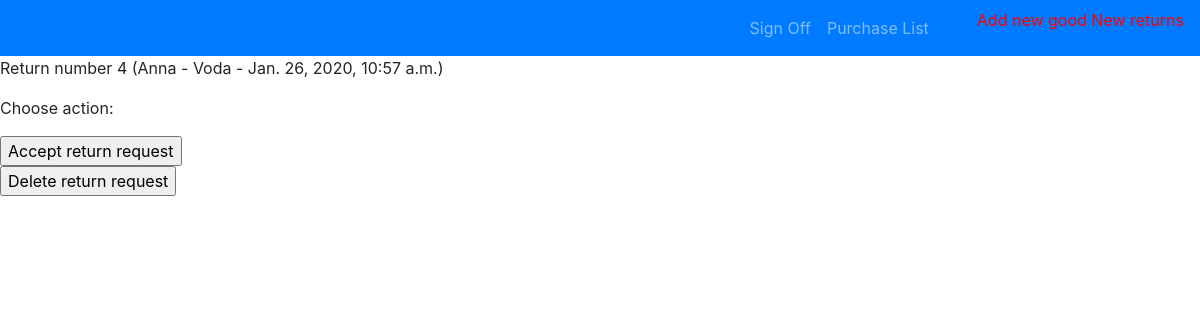
Screenshot of /return_list/ (signed in) with the database file from the repository.
### shop/models.py (models this page shows)
class Return(models.Model):
    info_about_purchase = models.ForeignKey(Purchase, on_delete=models.CASCADE)
    time_of_return = models.DateTimeField(default=timezone.now)

class Purchase(models.Model):
    info_about_good = models.ForeignKey(Good, on_delete=models.CASCADE)
    info_about_customer = models.ForeignKey(User, on_delete=models.CASCADE)
    quantity_of_goods = models.PositiveIntegerField()
    time_of_purchase = models.DateTimeField(default=timezone.now)

class Good(models.Model):
    title = models.CharField(max_length=150)
    description = models.CharField(max_length=500)
    price = models.PositiveIntegerField()
    photo = models.ImageField(upload_to='pic_folder/', blank=True, null=True)
    in_stock = models.PositiveIntegerField()

### authentication/models.py (models this page shows)
class User(AbstractUser):
    wallet = models.IntegerField(default=10000)

### shop/views.py (the view)
# urls.py: path('return_list/', ReturnListView.as_view(), name='return_list'),
class ReturnListView(ListView):
    template_name = 'shop/return_list.html'
    model = Return
    paginate_by = 20
    context_object_name = 'posts'
    def get_context_data(self, *, object_list=None, **kwargs):
        context = super().get_context_data(object_list=None, **kwargs)
        context.update(
            {'new_return': NewReturnForm,
             'return': Return,
             'new_purchase': NewPurchaseForm
             }
        )
        return context

### templates/shop/return_list.html (shortened to what this page needs)
{% extends 'base.html' %}
{% block content %}
        <div>
            {% if request.user.is_superuser %}
                {% for return in object_list %}
                <p>Return number {{ return.id }} ({{ return.info_about_purchase.info_about_customer.first_name }} - {{ return.info_about_purchase.info_about_good.title }} - {{ return.time_of_return }})</p>
                    <p>Choose action:</p>
                    <form action="{% url 'accept_return' return.id %}" method="post">
                    <input type="submit" value="Accept return request">
                    </form>
                    <form action="{% url 'delete_return' return.id %}" method="post">
                    <input type="submit" value="Delete return request">
                    </form>
                {% endfor %}
            {% else %}
            <p>Access denied</p>
            {% endif %}
        </div>
{% endblock %}

### rows the page displays
Return: id "4", info_about_purchase.info_about_customer.first_name "Anna", info_about_purchase.info_about_good "Voda", time_of_return "Jan. 26, 2020, 10:57 a.m."
